Frame 1 (no input): blank canvas, image omitted
Frame 60 (no input): blank canvas, image omitted
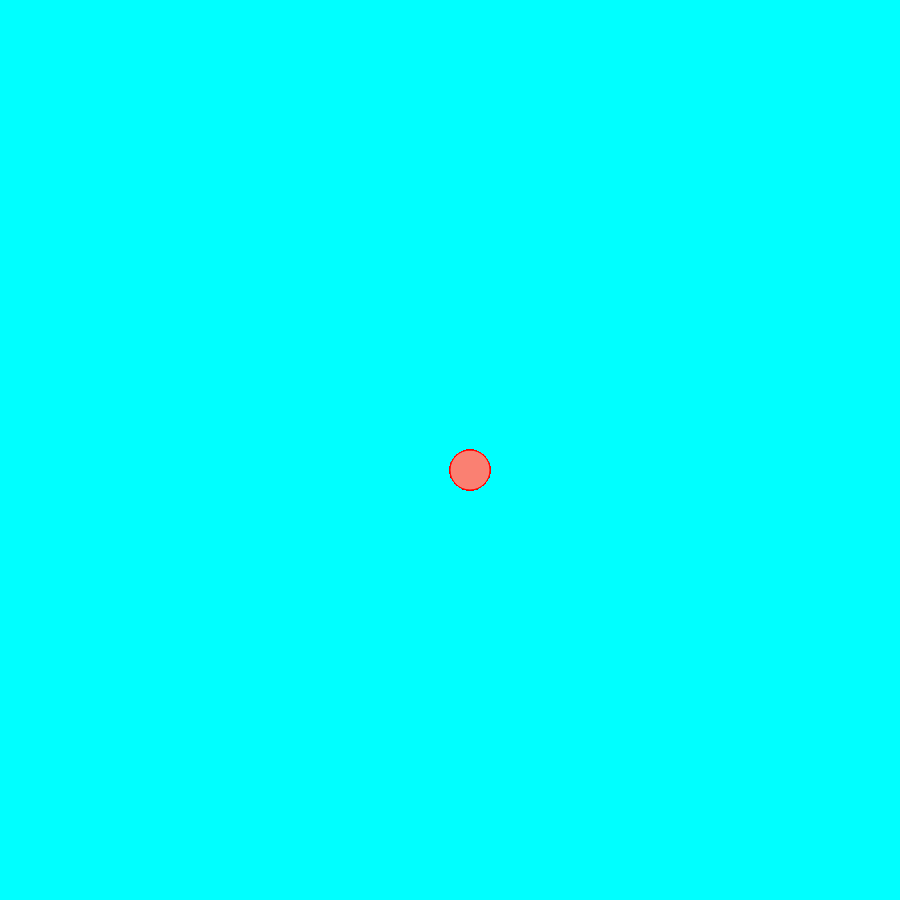
Frame 120 (the mouse pressed at the canvas centre since frame 60)

The p5.js sketch whose frames 1 and 60 were blank and that drew this single picture after the mouse press (run headless with seeded random() and noise() and a simulated clock; from frame 60 on, the mouse is pressed at the canvas centre):

// p5.js sketch
// ── sketch.js
function setup() {
    createCanvas(900, 900);
    background("cyan");
  }
  
  function draw() {
    
    stroke("red");
    
    fill("salmon");
    
    if(mouseIsPressed) { 
      
    rect(mouseX, mouseY, 40, 40, 40);
    }
  }
